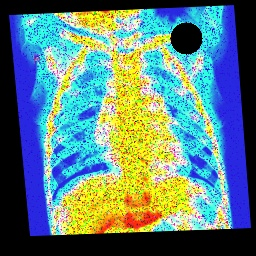
#> input picture image_processing_files/xray_images/im001-healthy.jpg, 256 x 256 px; its folder holds only this picture in this run
$ python helper-functions.py   (older library calls are emulated)
#> lines starting #> are read from the running program, lines starting #| are printed output that depends on the picture; after the words box and inside, x2 and y2 are one past the last pixel; in counts of white or black regions, pixels touching at a corner belong together
#> further down, img_loaded is the input picture: shape (256, 256, 3); mean B, G, R 126.7, 128.8, 95.6
import sys
import os

import cv2
import numpy as np
import math
import time

try:
    path_to_images = sys.argv[1] # path given as command line argument
    # TODO check if path is valid like in ai search
except:
    path_to_images = 'image_processing_files/xray_images'

# create results directory if doesnt already exist
if not os.path.isdir('Results'):
    os.mkdir('Results')

refreshResults = False

# delete contents of results directory if wanted
if refreshResults:
    for file in os.listdir('Results'):
        os.remove(os.path.join('Results', file))

# helper functions
def fix_perspective(image):
    height, width = image.shape[:2]
#> height = 256; width = 256

    mask = cv2.cvtColor(image, cv2.COLOR_BGR2GRAY)
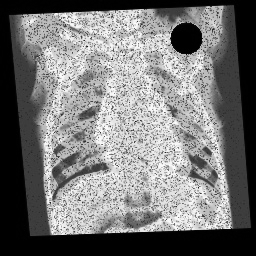
#> mask: shape (256, 256); min 0, max 254, mean 118.7

    # isolate image and missing region outlines
    mask = cv2.inRange(mask, 0, 10)
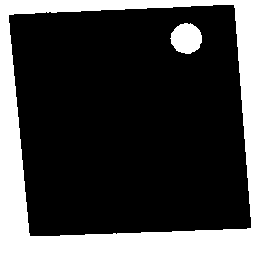
#> mask: shape (256, 256); 24.9% white; 2 white regions, box (x1, y1, x2, y2) and area: (0, 0, 256, 256) 15541, (170, 23, 202, 54) 749

    # laplaciam edge detection
    mask = cv2.Laplacian(mask, cv2.CV_8U, ksize=7)
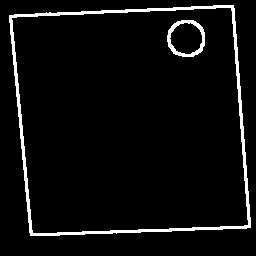
#> mask: shape (256, 256); 4.9% white; 2 white regions
    # mask = cv2.Canny(mask, 100, 300)

    # extract contours (only need extreme outer contours)
    contours, _ = cv2.findContours(mask, mode = cv2.RETR_EXTERNAL, method = cv2.CHAIN_APPROX_SIMPLE)
#> contours = 1 contour; box (x1, y1, x2, y2) and area: (9, 5, 251, 236) 49551
    # method stores only contour endpoints rather than all points on contour

    # create mask for xray image outline (square)
    square_mask = np.zeros((height, width), np.uint8)
    cv2.drawContours(square_mask, contours, -1, (255, 255, 255), 1)
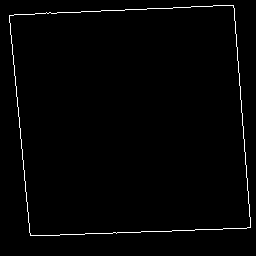
#> square_mask: shape (256, 256); 1.4% white in thin lines or dots, all inside (x1, y1, x2, y2) = (9, 5, 251, 236)

    # get 4 corners of xray image
    corners = cv2.goodFeaturesToTrack(square_mask, 4, 0.01, 10)
#> corners = [[11, 17], [248, 225], [30, 235], [233, 5]]
    corners = corners.reshape(4, 2)

    border_width = 4 # border around image (set = 0 for no border)
    map_to = [[border_width, border_width],
              [width-border_width, border_width],
              [border_width, height-border_width],
              [width-border_width, height-border_width]]  # desired 4 corners after warp
#> map_to = [[4, 4], [252, 4], [4, 252], [252, 252]]
    map_from = [[0., 0.]] * 4  # to store 4 corners of ROI

    # sort corners of ROI to align with corners of frame
    # such that map_from[i] is closest corner to map_to[i]
    for i in range(len(map_to)):
        min_dist = 1000000
        for c in corners:
            dist = np.linalg.norm(c - map_to[i])
            if dist < min_dist:
                min_dist = dist
                map_from[i] = c

    # shift perspective
    M = cv2.getPerspectiveTransform(np.array(map_from, np.float32), np.array(map_to, np.float32))
    image = cv2.warpPerspective(image, M, (width, height))
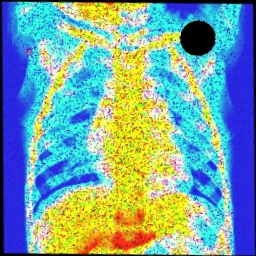
#> image: shape (256, 256, 3); mean B, G, R 160.7, 163.8, 121.9

    return image

# [94 lines left out: functions remove_R, conservative_smoothing, colour_transfer, not called in this run]

class Criminisi_Inpainter():
    '''
    From https://github.com/igorcmoura/inpaint-object-remover/blob/master/inpainter/inpainter.py.
    Adapted to use opencv rather than scipy and skimage.

    Requires binary mask of missing region, same size as image.
        Pixels values: 1 for missing, 0 for known region.
    '''
    # [57 lines left out: functions __init__, inpaint, not called in this run]

    def _validate_inputs(self):
        if self.image.shape[:2] != self.mask.shape:
            raise AttributeError('mask and image must be of the same size')

    # [81 lines left out: functions _find_front, _update_priority, _update_confidence, _update_data, _calc_normal_matrix, _calc_gradient_matrix, not called in this run]

    def _find_highest_priority_pixel(self):
        point = np.unravel_index(self.priority.argmax(), self.priority.shape)
        return point

    # [99 lines left out: functions _find_source_patch, _update_image, _get_patch, _calc_patch_difference, _finished, not called in this run]

    @staticmethod
    def _patch_shape(patch):
        return (1+patch[0][1]-patch[0][0]), (1+patch[1][1]-patch[1][0])

    # [101 lines left out: functions _patch_data, _copy_to_patch, create_band_pass_filter, create_butterworth_high_pass_filter, create_butterworth_low_pass_filter, band_pass, not called in this run]

# Main function
def process_image(image):
    '''
    Process xray image. Keeps same resolution.
    '''
    # fix warped perspective
    image = fix_perspective(image)
    return image

    ref = cv2.imread('sample-xray.png', cv2.IMREAD_COLOR)
    # image = ref

    # convert to hsv space
    image = cv2.cvtColor(image, cv2.COLOR_BGR2HSV)
    h, s, v = cv2.split(image)

    # gamma correction on v channel
    gamma = 2
    # image[:, :, 2] = np.power(image[:, :, 2] / 255.0, gamma) * 255.0

    # apply median blur to v channel
    # image[:, :, 2] = cv2.medianBlur(image[:, :, 2], 3)

    # sharpen edges
    # laplacian = cv2.Laplacian(image[:, :, 2], cv2.CV_8U)
    # image[:, :, 2] = cv2.subtract(image[:, :, 2], laplacian)

    # band pass filter on v channel
    # image[:, :, 1], _ = band_pass(image[:, :, 1], 150, 250)

    # convert back to bgr
    image = cv2.merge([h, s, v])
    image = cv2.cvtColor(image, cv2.COLOR_HSV2BGR)

    # greyscale
    grey_img = cv2.cvtColor(image, cv2.COLOR_BGR2GRAY)

    # create binary mask of missing region for inpainting
    inpainting_mask = cv2.inRange(grey_img, 0, 10)
    inpainting_mask[inpainting_mask > 0] = 1

    # inpainter = Criminisi_Inpainter(image, inpainting_mask, patch_size=11, verbose=True, show_progress=False)
    # image = inpainter.inpaint()

    # remove s&p
    image = cv2.medianBlur(image, 3)

    # remove gaussian noise
    # image = cv2.bilateralFilter(image, d=9, sigmaColor=70, sigmaSpace=150)
    image = cv2.fastNlMeansDenoisingColored(image, None, h=10, hColor=10, templateWindowSize=11, searchWindowSize=21)

    # sharpen edges
    laplacian = cv2.Laplacian(image[:, :, 2], cv2.CV_8U)
    image[:, :, 2] = cv2.subtract(image[:, :, 2], laplacian)

    # convert to hsv
    image = cv2.cvtColor(image, cv2.COLOR_BGR2HSV)

    # create histogram of hsv space
    import matplotlib.pyplot as plt
    plt.figure()
    for i in range(3):
        hist = cv2.calcHist([image], [i], None, [256], [0, 256])
        plt.plot(hist)
        plt.xlim([0, 256])
    plt.legend(['h', 's', 'v'])
    plt.savefig('Results/histogram_hsv.png')

    # convert to bgr
    image = cv2.cvtColor(image, cv2.COLOR_HSV2BGR)

    # convert to l*a*b* colour space
    image = cv2.cvtColor(image, cv2.COLOR_BGR2LAB)

    # plot lab channels
    plt.figure()
    for i in range(3):
        hist = cv2.calcHist([image], [i], None, [256], [0, 256])
        plt.plot(hist)
        plt.xlim([0, 256])
    plt.legend(['l', 'a', 'b'])
    plt.savefig('Results/histogram_lab.png')

    # convert back to BGR
    image = cv2.cvtColor(image, cv2.COLOR_LAB2BGR)

    # get blue channel
    b, g, r = cv2.split(image)

    # gamma correct blue channel
    gamma = 4
    lookUpTable = np.empty((1,256), np.uint8)
    for i in range(256):
        lookUpTable[0,i] = np.clip(pow(i / 255.0, gamma) * 255.0, 0, 255)

    # b = cv2.LUT(b, lookUpTable)

    image = cv2.merge([b, g, r])

    # show histogram of bgr channels
    plt.figure()
    colours = ['b', 'g', 'r']
    for i in range(3):
        hist = cv2.calcHist([image], [i], None, [256], [0, 256])
        plt.plot(hist, color=colours[i])
        plt.xlim([0, 256])
    plt.legend(['b', 'g', 'r'])
    plt.savefig('Results/histogram_rgb.png')

    # add false colour
    # colour_mapped = cv2.applyColorMap(grey_img, cv2.COLORMAP_TURBO) # turbo or jet?
    # image = colour_transfer(image, colour_mapped)
    # image = grey_img

    return image

# TESTING ======================================================================
isTesting = True

healthy_1 = 'im001-healthy.jpg'
healthy_4 = 'im004-healthy.jpg' # example on gc
healthy_12 = 'im012-healthy.jpg'
healthy_42 = 'im042-healthy.jpg' # bad criminisi
pneumonia_53 = 'im053-pneumonia.jpg'
pneumonia_56 = 'im056-pneumonia.jpg' # bad contrast
pneumonia_74 = 'im074-pneumonia.jpg' # hard to see red R
pneumonia_100 = 'im100-pneumonia.jpg'

img_name = healthy_1
# TESTING ======================================================================

# load images & process
for tag in os.listdir(path_to_images):
    if not tag.endswith('.jpg'):
        # if not jpeg file then skip over it (eg .DS_Store file)
        continue

    # FOR TEST
    if tag != img_name and isTesting:
        continue

    img_path = os.path.join(path_to_images, tag)
    img_loaded = cv2.imread(img_path, cv2.IMREAD_COLOR)

    # check it has loaded
    if not img_loaded is None:
        processed = process_image(img_loaded)
        cv2.imwrite(os.path.join('Results', tag), processed)
    else:
        print(tag + " failed to load.")
